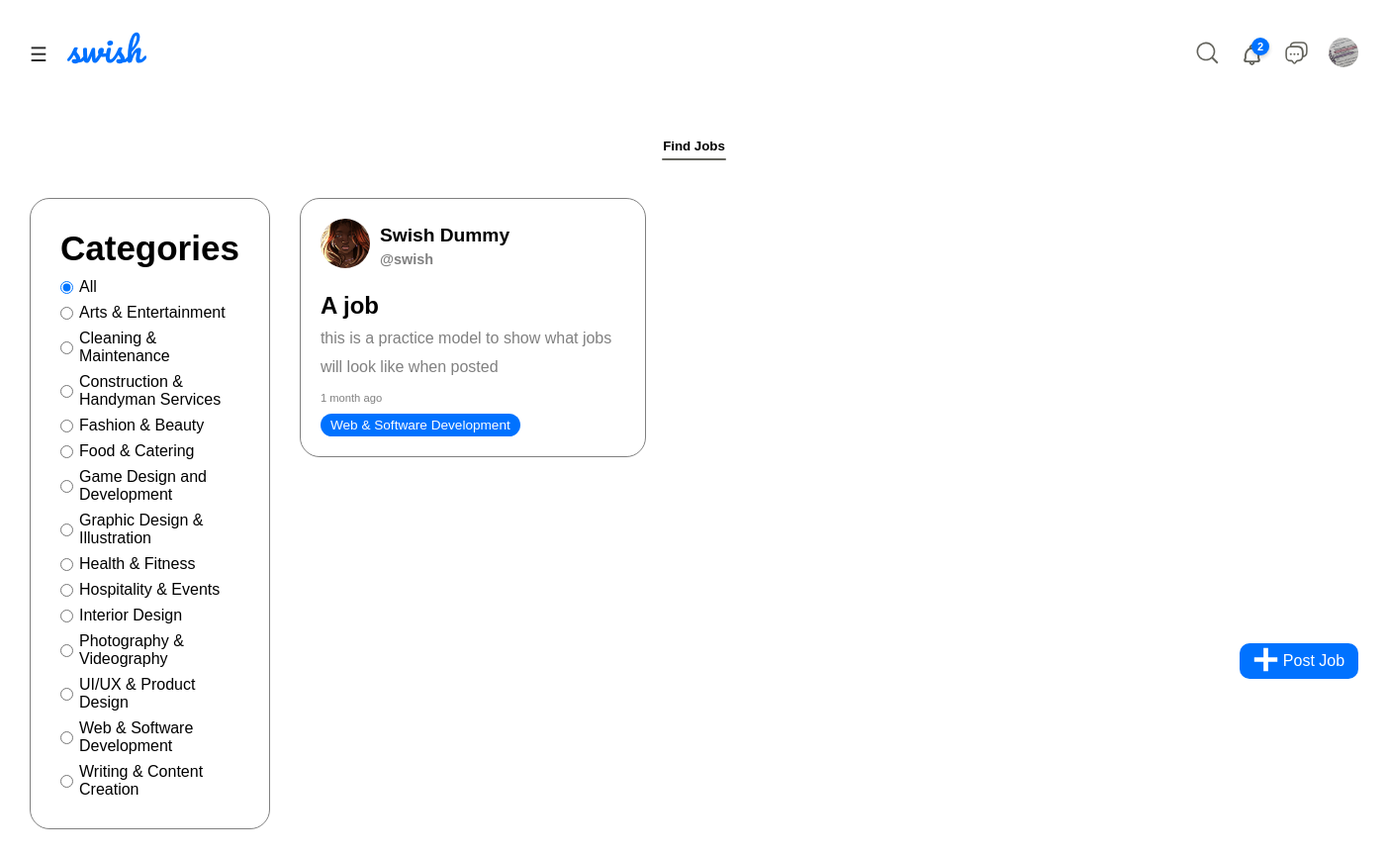
Before: /find_jobs/ (signed in) with the older database file.
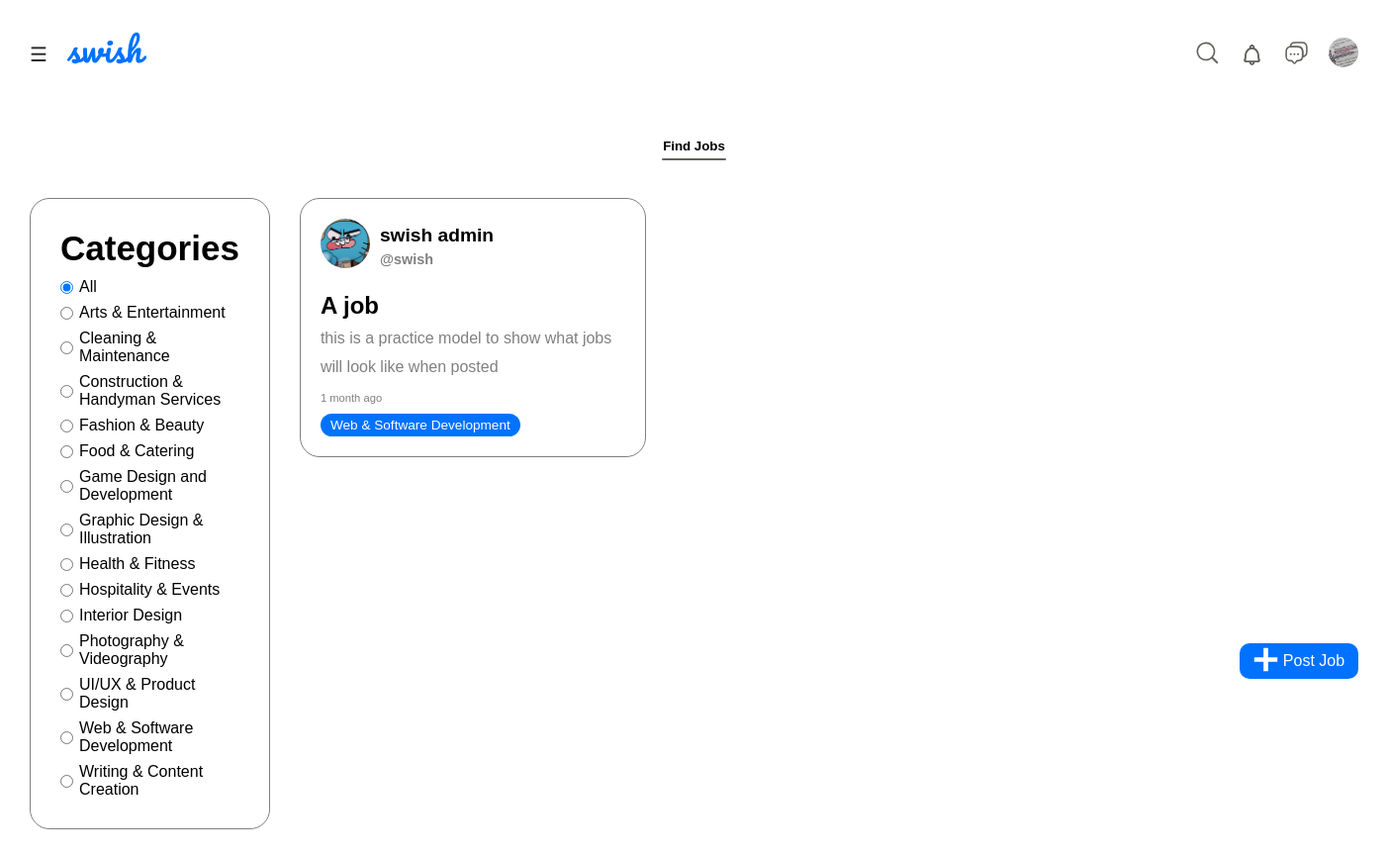
After: the same page with the newer database file.
### swishapp/models.py (models this page shows, shortened)
class Profile(models.Model):
    user = models.OneToOneField(User, on_delete=models.CASCADE)
    bio = models.TextField(max_length=500, blank=True)
    profile_picture = models.ImageField(
        upload_to='profile_pics/',
        default='profile_pics/default.jpg'
    )
    phone = models.CharField(max_length=20, blank=True)
    twitter = models.URLField(blank=True)
    instagram = models.URLField(blank=True)

class Category(models.Model):
    name = models.CharField(max_length=50, unique=True)
    slug = models.SlugField(max_length=50, unique=True)
    image = models.ImageField(upload_to='categories/', blank=True, null=True)
    class Meta:
        verbose_name_plural = "Categories"
        ordering = ['name']

class Job(models.Model):
    title = models.CharField(max_length=225)
    description = models.TextField()
    email = models.EmailField()  # ✅ Add this
    created_at = models.DateTimeField(auto_now_add=True)
    user = models.ForeignKey(User, on_delete=models.CASCADE)
    categories = models.ManyToManyField(Category, blank=True)

### swishapp/views.py (the view)
# urls.py: path('find_jobs/', views.find_jobs, name='find_jobs'),
@no_cache
@login_required(login_url='login')
def find_jobs(request):
    selected_category = request.GET.get('category', 'all')
    categories = Category.objects.all()
    if selected_category == 'all' or not selected_category:
        jobs = Job.objects.all()
    else:
        jobs = Job.objects.filter(categories__slug=selected_category)
    context = {
        'categories': categories,
        'jobs': jobs,
        'selected_category': selected_category,
    }
    return render(request, 'find_jobs.html', context)

### swishapp/context_processors.py (called while the page is built)
def unread_messages(request):
    if request.user.is_authenticated:
        unread_count = 0
        conversations = Conversation.objects.filter(participants=request.user)
        for conv in conversations:
            unread_count += conv.messages.filter(
                is_read=False
            ).exclude(sender=request.user).count()
        return {'unread_messages_count': unread_count}
    return {'unread_messages_count': 0}

def unread_notifications(request):
    if request.user.is_authenticated:
        notifications = Notification.objects.filter(
            recipient=request.user
        ).select_related('sender', 'sender__profile', 'post')[:20]  # Get 20 most recent
        unread_count = Notification.objects.filter(
            recipient=request.user,
            is_read=False
        ).count()
        return {
            'unread_notifications_count': unread_count,
            'notifications': notifications
        }
    return {
        'unread_notifications_count': 0,
        'notifications': []
    }

### swishapp/models.py (called while the page is built)
    def get_link(self):
        if self.notification_type == 'like' and self.post:
            return f"/post/{self.post.id}/"
        elif self.notification_type == 'comment' and self.post:
            return f"/post/{self.post.id}/"
        elif self.notification_type == 'reply' and self.post:
            return f"/post/{self.post.id}/"
        elif self.notification_type == 'follow':
            return f"/user/{self.sender.username}/"
        elif self.notification_type == 'message':
            return f"/messages/chat/{self.sender.username}/"
        elif self.notification_type == 'new_post' and self.post:
            return f"/post/{self.post.id}/"
        elif self.notification_type == 'new_job':
            return "/find_jobs/"
        return "#"

### templates/find_jobs.html (shortened to what this page needs)
{% load static %}
<!DOCTYPE html>
<html lang="en">
<head>
    <link rel="stylesheet" href="/static/Css/find_jobs.css">
</head>
<body class="dark-mode">
    <div class="entire-header">
        <div class="menu-bar">
            <div class="left-side">
                <div class="hamburger" onclick="toggleMenu()">
                    &#9776;
                </div>
            </div>
            <div class="right-side">
                 <div class="search-container">
                    <div class="search-icon" onclick="toggleSearch()">
                        <img src="/static/images/magnifying-glass-backup-svgrepo-com.svg" alt="search">
                    </div>
                    <ul id="searchHistory" class="hidden"></ul>
                </div>
                               <div class="notification-icon" onclick="toggleNotifications(this)">
                               <div class="icon">
                        <img src="/static/images/notifications-svgrepo-com.svg" alt="">
                        {% if unread_notifications_count > 0 %}
                            <span class="notification-badge">{{ unread_notifications_count }}</span>
                        {% endif %}
                    </div>
                </div>
                <div class="icon message-icon-wrapper">
                    <img id="messagesIcon"
                        src="/static/images/messages-1-svgrepo-com.svg"
                        alt="messages"
                        onclick="window.location.href='{% url 'messages_list' %}'">
                </div>
              <div class="pfp-icon">
                 <a href="{% url 'my_profile' %}">
                  <img src="{{ request.user.profile.profile_picture.url }}" alt="">
                 </a>
              </div>
            </div>
        </div>
        <div class="find-jobs">
            <h5>Find Jobs</h5>
            <div class="underline"></div>
        </div>
    </div>
    <div class="entire-jobs-page">
        <div class="job-post-cat">
            <h3>Categories</h3>
            <form method="GET" class="job-cat-form" id="categoryForm" action="{% url 'find_jobs' %}">
                <div class="category-options">
                    <label class="category-btn {% if selected_category == 'all' or not selected_category %}active{% endif %}">
                        <input type="radio" name="category" value="all"
                            {% if selected_category == "all" or not selected_category %}checked{% endif %}>
                        All
                    </label>
                    {% for category in categories %}
                    <label class="category-btn {% if selected_category == category.slug %}active{% endif %}">
                        <input type="radio" name="category" value="{{ category.slug }}"
                            {% if selected_category == category.slug %}checked{% endif %}>
                        {{ category.name }}
                    </label>
                    {% endfor %}
                </div>
            </form>
        </div>
        <div class="job-post-grid">
           {% for job in jobs %}
            <div class="job-card" data-email="{{ job.user.email }}" data-description="{{ job.description|escapejs }}">
                <div class="hirer-profile">
                    <div class="hirer-icon">
                        {% if job.user.profile.profile_picture %}
                            <img src="{{ job.user.profile.profile_picture.url }}" alt="Profile Picture">
                        {% else %}
                            <img src="{% static 'images/default.jpeg' %}" alt="Default Profile Picture">
                        {% endif %}
                    </div>
                    <div class="hirer-details">
                        <h1 class="hirer-name">
                            <a href="{% url 'user_profile' username=job.user.username %}">
                                {{ job.user.get_full_name|default:job.user.username }}
                            </a>
                        </h1>
                        <h4 class="hirer-username">
                            <a href="{% url 'user_profile' username=job.user.username %}">
                                @{{ job.user.username }}
                            </a>
                        </h4>
                    </div>
                </div>
                <div class="job-title">
                    <h1>{{ job.title }}</h1>
                </div>
                <div class="job-paragraph">
                    <p>{{ job.description|truncatewords:25 }}</p>
                </div>
                <div class="job-date">
                    <p>{{ job.created_at|timesince }} ago</p>
                </div>
                <div class="job-cats">
                    {% for cat in job.categories.all %}
                        <span>{{ cat.name }}</span>
                    {% endfor %}
                </div>
            </div>
            {% empty %}
                <p>No jobs found in this category.</p>
            {% endfor %}
            <div class="create-job-btn">
                <div class="plus-icon">
                    <img src="/static/images/heavy-plus-sign-svgrepo-com.svg" alt="">
                </div>
                <a href="#" id="postJobBtn">Post Job</a>
            </div>
            <div id="jobList"></div>
        </div>
    </div>
</body>
</html>

### static/Css/find_jobs.css (style rules this page uses)
* { margin: 0; padding: 0; box-sizing: border-box; font-family: 'Poppins', sans-serif; }
.entire-header { padding: 30px 30px 0 30px; width: 100%; height: fit-content; background-color: white; position: fixed; top: 0; left: 0; right: 0; background: white; z-index: 1000; }
.menu-bar { display: flex; flex-direction: row; align-items: center; justify-content: space-between; }
.left-side { display: flex; flex-direction: row; align-items: center; gap: 20px; }
.hamburger { font-size: 20px; cursor: pointer; color: rgb(40, 40, 40); }
svg { width: 80px; height: 50px; padding-bottom: 13px; }
.right-side { display: flex; flex-direction: row; align-items: center; justify-content: center; gap: 20px; }
.search-container { position: relative; display: flex; align-items: center; }
.search-icon img { width: 25px; height: 25px; cursor: pointer; }
#searchHistory { position: absolute; top: 36px; right: 35px; z-index: 1000; width: 500px; display: grid; grid-template-columns: repeat(2, 240px); background: white; border-radius: 8px; list-style: none; padding: 5px 0; margin: 0; max-height: 200px; overflow-y: auto; }
.hidden { display: none; }
.icon { display: flex; align-items: center; }
.icon img { width: 25px; height: 25px; filter: none; }
.notification-icon { position: relative; }
.pfp-icon img { width: 30px; height: 30px; object-fit: cover; border-radius: 50%; }
.find-jobs { display: flex; flex-direction: column; align-items: center; justify-content: center; gap: 5px; padding: 60px 0 20px 0; }
.underline { height: 2px; background-color: #62625B; width: 65px; border-radius: 50px; }
.entire-jobs-page { padding: 170px 30px 40px 30px; width: 100%; height: fit-content; display: flex; flex-direction: row; }
.job-post-cat { margin: 30px 30px 30px 0; padding: 30px; width: 40%; display: flex; flex-direction: column; gap: 10px; border: 1px, solid, gray; border-radius: 20px; }
.job-post-cat h3 { font-size: 35px; }
.category-options { display: flex; flex-direction: column; gap: 8px; }
.category-btn { display: flex; align-items: center; gap: 6px; cursor: pointer; }
.job-post-grid { display: grid; grid-template-columns: repeat(3, 350px); padding: 30px 0; gap: 20px; }
.job-card { width: 350px; height: fit-content; display: flex; flex-direction: column; justify-content: center; padding: 20px; border: 1px, solid, gray; border-radius: 20px; }
.hirer-details a { text-decoration: none; }
.hirer-profile { display: flex; flex-direction: row; align-items: center; gap: 10px; margin-bottom: 10px; }
.hirer-name { font-size: 1.2rem; margin-bottom: 5px; max-width: 200px; white-space: nowrap; overflow: hidden; text-overflow: ellipsis; text-decoration: none; }
.hirer-name a { color: #000000; }
.hirer-username { color: gray; font-size: 0.9rem; max-width: 200px; white-space: nowrap; overflow: hidden; text-overflow: ellipsis; text-decoration: none; }
.hirer-username a { color: gray; }
.hirer-icon img { width: 50px; height: 50px; object-fit: cover; border-radius: 50%; }
.job-title h1 { font-size: 1.5rem; margin: 10px 0 5px 0; }
.job-paragraph { max-width: 340px; color: gray; margin-bottom: 10px; }
.job-date { color: gray; font-size: 0.7rem; }
.job-paragraph p { max-height: 3.6em; line-height: 1.8em; overflow: hidden; text-overflow: ellipsis; display: -webkit-box; display: box; -webkit-box-orient: vertical; -webkit-line-clamp: 2; line-clamp: 2; color: gray; }
.job-cats { margin-top: 10px; color: #fdfefe; display: flex; flex-wrap: wrap; gap: 8px; }
.job-cats span { display: inline-block; padding: 4px 10px; background: #0072ff; border-radius: 12px; font-size: 0.85rem; }
.create-job-btn { display: flex; flex-direction: row; gap: 5px; align-items: center; justify-content: center; padding: 18px 10px; border-radius: 10px; background-color: #0072ff; color: #fff; text-decoration: none; transition: 0.5s, ease, 0.3s ease; width: 120px; height: 30px; position: fixed; top: 650px; right: 30px; }
.plus-icon img { width: 25px; height: 25px; }
.create-job-btn a { text-decoration: none; color: white; margin: 0; }
.message-icon-wrapper { position: relative; display: inline-block; cursor: pointer; }
body { background: #ffffff; color: #000000; }

Changed rows visible on the page:
changed through a linked row, Job "A job": user.profile.profile_picture: a different picture; user.get_full_name "Swish Dummy" → "swish admin"
Other visible differences:
{{ unread_notifications_count }}: "2" → (not shown)
